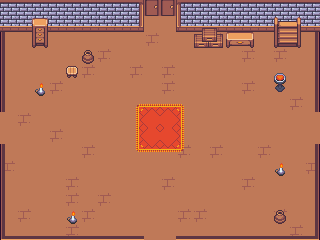

Below is a game level as drawn by its tile map, then a one-line description and the .tmx file that defines it, in full:
An orthogonal 20x15 tile map with 16x16 px tiles, 2 tile layers (Desen Katmanı 1, Desen Katmanı 2).

<map version="1.10" tiledversion="1.12.1" orientation="orthogonal" renderorder="right-down" width="20" height="15" tilewidth="16" tileheight="16" infinite="0" nextlayerid="3" nextobjectid="1">
 <tileset firstgid="1" source="interior_tiles.tsx" />
 <layer id="1" name="Desen Katmanı 1" width="20" height="15">
  <data encoding="csv">
97,97,97,97,97,97,97,97,97,218,218,97,97,97,97,97,97,97,97,97,
145,145,145,145,145,145,145,145,145,289,289,145,145,145,145,145,145,145,145,145,
289,289,289,289,289,289,289,289,289,290,289,289,289,290,289,289,289,290,289,289,
289,289,289,289,289,289,290,289,289,289,289,289,289,289,289,290,289,290,289,289,
289,289,289,289,289,290,289,289,290,289,290,289,289,289,289,289,289,289,289,289,
289,289,289,290,289,289,289,289,289,289,290,289,289,289,289,290,289,289,289,289,
289,289,289,289,289,289,289,289,289,289,289,289,289,289,289,289,289,289,290,289,
289,290,289,289,289,289,289,289,289,289,289,289,289,289,289,289,289,289,289,289,
289,289,289,290,289,289,289,289,289,290,289,289,289,289,289,289,289,289,289,289,
289,289,289,289,289,290,289,289,289,289,289,290,289,290,289,289,290,289,289,289,
290,289,289,289,289,289,289,289,289,289,289,289,289,289,289,289,289,289,289,290,
289,289,289,289,290,289,289,289,289,289,290,289,289,289,289,290,289,289,289,289,
289,289,289,289,290,289,290,289,289,289,289,289,289,289,289,289,289,289,289,289,
289,290,289,289,289,290,289,289,289,289,289,290,290,289,289,289,289,290,289,289,
289,289,289,289,290,289,289,289,289,289,289,289,289,289,289,289,289,289,290,289
</data>
 </layer>
 <layer id="2" name="Desen Katmanı 2" width="20" height="15">
  <data encoding="csv">
0,0,0,0,0,0,0,0,196,0,0,194,0,0,0,0,0,0,0,0,
0,0,552,0,0,0,0,0,244,0,0,242,22,23,0,0,0,356,357,0,
629,0,600,0,0,0,0,0,0,0,0,0,70,71,645,646,0,404,405,625,
629,0,0,0,0,644,0,0,0,0,0,0,0,0,0,0,0,0,0,625,
629,0,0,0,345,0,0,0,0,0,0,0,0,0,0,0,0,535,0,625,
629,0,533,0,0,0,0,0,0,0,0,0,0,0,0,0,0,583,0,625,
629,0,0,0,0,0,0,0,17,18,18,19,0,0,0,0,0,0,0,625,
0,0,0,0,0,0,0,0,65,66,66,67,0,0,0,0,0,0,0,0,
0,0,0,0,0,0,0,0,65,66,66,67,0,0,0,0,0,0,0,0,
629,0,0,0,0,0,0,0,113,114,114,115,0,0,0,0,0,0,0,625,
629,0,0,0,0,0,0,0,0,0,0,0,0,0,0,0,0,533,0,625,
629,0,0,0,0,0,0,0,0,0,0,0,0,0,0,0,0,0,0,625,
629,0,0,0,0,0,0,0,0,0,0,0,0,0,0,0,0,0,0,625,
629,0,0,0,533,0,0,0,0,0,0,0,0,0,0,0,0,644,0,625,
580,531,531,531,531,531,531,531,531,0,0,531,531,531,531,531,531,531,531,578
</data>
 </layer>
</map>
